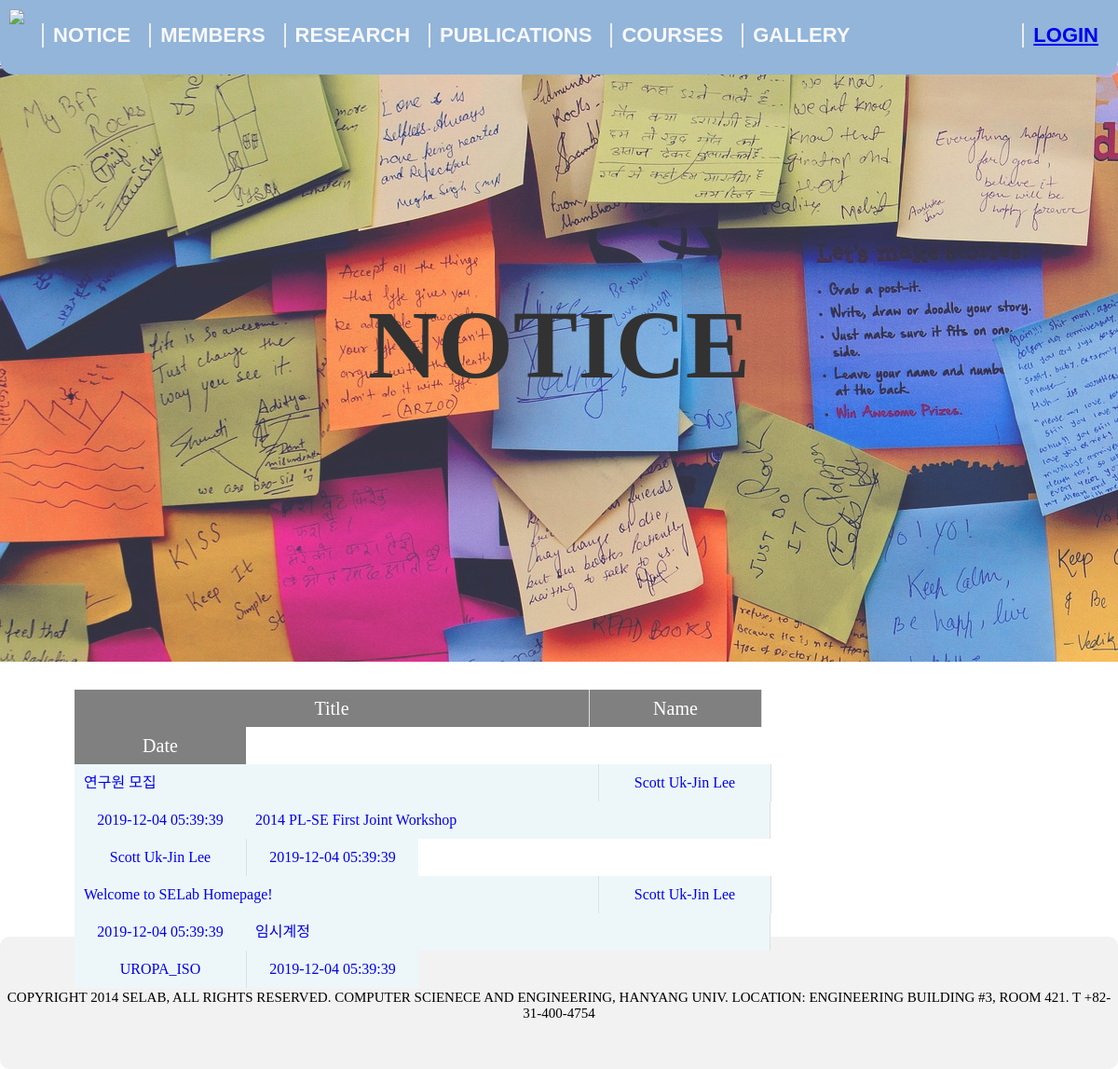
The app's page /notice/notice.php with its own data.
### tables this page shows
CREATE TABLE Notice (
    Number INT not null auto_increment,
    Title varchar(60) not null,
    Name varchar(30) default 'Anonymous',
    Date timestamp default current_timestamp,
    View int not null default 0,
    Content TEXT,
    Open tinyint not null default 1,
    CONSTRAINT PK_Notice PRIMARY KEY(Number)
);

### notice/notice.php (the view, shortened to what this page needs)
<!DOCTYPE html>
<html>
<head>
  <link rel="stylesheet" type="text/css" href="../resource/css/common.css" />
  <link rel="stylesheet" type="text/css" href="css/notice.css" />
</head>
<body>
  <?php
  include "../resource/nav.php";
  ?>
  <main role="main">
   <div class="contents">
    <div class="main_section">
      <h1>NOTICE</h1>
    </div>
    <ul id="board">
      <li class="header">
        <ul>
          <li class="title pull-left">Title</li>
          <li class="name pull-left">Name</li>
          <li class="time pull-left">Date</li>
        </ul>
      </li>
      <div>
        <li class="entry">
          <div class="information">
            <?php
            $conn = connect();
            try {
              $stmt = $conn->prepare("SELECT * FROM notice");
              $stmt->execute();
              foreach($stmt->fetchAll() as $k=>$v) { ?>
                <ul>
                  <a href="#" onclick="SirenFunction('SirenDiv<?php echo $k; ?>');" class="blind_view">
                    <?php
                    echo "<li  class='title pull-left'>" . $v['Title'] . "</li>";
                    echo "<li  class='name pull-left'>" . $v['Name'] . "</li>";
                    echo "<li  class='time pull-left'>" . $v['Date'] . "</li>";
                    ?>
                  </a>
                </ul>
                <?php
              }
            }
            catch(PDOException $e)
            {
              echo "<ul>";
              echo "<li>" . "Connection failed: " . $e->getMessage() . "</li>";
              echo "</ul>";
            }
            ?>
          </div>
        </li>
      </div>
    </ul>
  </div>
</main>
<?php
include "../resource/footer.php";
?>
</body>
</html>

### resource/nav.php (shortened to what this page needs)
<header role= "banner">
	<nav role= "navigation">
		<div id= "logo" class= "pull-left"><a href= "../index.php"><img src= "../resource/images/selab_logo_S.png" /></a></div>
		<ul class= "inline-list" class= "pull-left">
			<li class="pull-left nav-left"><a href="../notice/notice.php" >NOTICE</a></li>
			<li class="pull-left nav-left"><a href="../members/members.php" >MEMBERS</a></li>
			<li class="pull-left nav-left"><a href="../research/research.php" >RESEARCH</a></li>
			<li class="pull-left nav-left"><a href="../publications/publication.php" >PUBLICATIONS</a></li>
			<li class="pull-left nav-left"><a href="../courses/main_course.php" >COURSES</a></li>
			<li class="pull-left nav-left"><a href="../gallery/gallery.php" >GALLERY</a></li>
			<?php
			if(!isset($_SESSION['id']))
				echo '<div role= "login" class= "pull-right nav-right"><a href= "../resource/login.php">LOGIN</a></div>';
			else{
				echo '<div role= "logout" class= "pull-right nav-right"><a href= "../resource/logout.php">LOGOUT</a></div>';
				echo '<div role= "setting" class= "pull-right nav-right"><a href= "../mypage/setting.php">SETTING</a></div>';
			}
			?>
		</ul>
	</nav>
</header>

### resource/footer.php
<footer role="contentinfo">
    <div class="container">
    	<p>COPYRIGHT 2014 SELAB, ALL RIGHTS RESERVED. COMPUTER SCIENECE AND ENGINEERING, HANYANG UNIV. LOCATION: ENGINEERING BUILDING #3, ROOM 421. T +82-31-400-4754</p>
  	</div>
</footer>

### resource/css/common.css (style rules this page uses)
html,body { background: white; width: 100%; margin: 0; }
main { padding-bottom: 100px; }
.pull-left { float: left; }
.pull-right { float: right; }
header { height: 70px; font-size: 1em; font-family :'Malgun Gothic', sans-serif; }
nav { position: fixed; width: 100%; height: 80px; overflow: hidden; top: 0; left: 0; background-color: #92B5D9; text-decoration: none; text-transform: uppercase; font-weight: bold; font-size: 22px; vertical-align: middle; border-bottom-right-radius: 0.7em; border-bottom-left-radius: 0.7em; z-index: 1; }
nav img { margin: 10px; }
nav ul { height: inherit; margin: 0; }
nav ul li { display: inline; list-style: none; color: ghostwhite; margin: 5px; }
nav ul li a { display: inline; color: ghostwhite; text-align: center; text-decoration: none; }
.nav-left { margin-top: 25px; border-left: 2px solid #EDEDEF; padding: 0 10px; }
.nav-right { border-left: 2px solid #EDEDEF; padding: 0 10px; margin-right: 0.5em; margin-top: 25px; color: ghostwhite; }
.main_section { line-height: 600px; width: 100%; height: 640px; text-align: center; vertical-align: middle; opacity: 0.8; margin-top : -70px; }
.main_section h1 { font-size: 78pt; color: black; opacity : 1; }
footer { width : 100%; text-align : center; }
.container { width : 100%; min-height : 100px; margin-top : 15px; padding-top : 42px; font-size : 15px; text-align : center; background : #f2f2f2; border-radius: 10px; }

### notice/css/notice.css (style rules this page uses)
.main_section { background-image: url('../../resource/images/notice.jpg'); }
p { text-align: center; }
#board { margin-top : 30px; margin-bottom: 30px; width: 80%; text-align: center; }
.contents li.header { clear: both; overflow: hidden; }
.contents li { list-style: none; }
.contents li.title { width: 60%; border-right: 1px solid #dfdfdf; text-align: center; }
.contents li.name { width: 20%; border-right: 1px solid #dfdfdf; text-align: center; }
.contents li.time { width: 20%; text-align: center; }
.contents .header li { background-color: gray; height: 40px; font-size: 20px; line-height: 40px; color: white; text-align: center; }
.contents .entry li { background-color: rgb(236, 235, 235); }
.contents .entry:nth-child(odd) li { background-color: #edf7fa; }
.contents .entry li.title { width: 60%; text-align: left; padding-left:10px; }
.contents .entry .information { height: 40px; line-height: 40px; cursor: pointer; }

### records on screen
notice: Title "연구원 모집", Name "Scott Uk-Jin Lee", Date "2019-12-04 05:39:39"
notice: Title "2014 PL-SE First Joint Workshop", Name "Scott Uk-Jin Lee", Date "2019-12-04 05:39:39"
notice: Title "Welcome to SELab Homepage!", Name "Scott Uk-Jin Lee", Date "2019-12-04 05:39:39"
notice: Title "임시계정", Name "UROPA_ISO", Date "2019-12-04 05:39:39"
